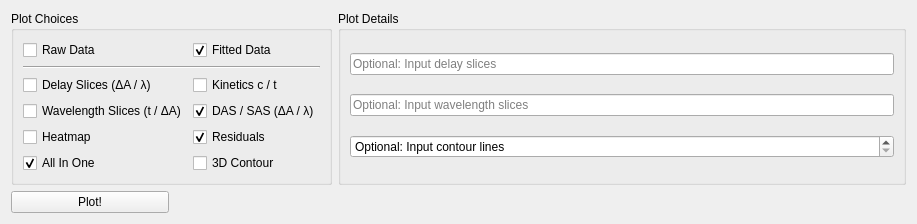
      <widget class="QWidget" name="Plotting">
       <attribute name="title">
        <string>Plotting</string>
       </attribute>
       <layout class="QGridLayout" name="gridLayout_3">
        <item row="0" column="2">
         <widget class="QGroupBox" name="Plotting_Details">
          <property name="toolTip">
           <string>&lt;html&gt;&lt;head/&gt;&lt;body&gt;&lt;p&gt;On this page further plotting details can be set. All of these are optional. If left empty, arbitrary default values will be used.&lt;/p&gt;&lt;/body&gt;&lt;/html&gt;</string>
          </property>
          <property name="title">
           <string>Plot Details</string>
          </property>
          <layout class="QGridLayout" name="gridLayout_5">
           <item row="0" column="0">
            <widget class="QLineEdit" name="plot_input_delay_slices">
             <property name="toolTip">
              <string>&lt;html&gt;&lt;head/&gt;&lt;body&gt;&lt;p&gt;Set specific delay times to plot. Only effects the &amp;quot;ΔA / λ&amp;quot;-plot.&lt;/p&gt;&lt;p&gt;If left empty resorts to default values. [Default: 4, 67, 130 ps]&lt;/p&gt;&lt;/body&gt;&lt;/html&gt;</string>
             </property>
             <property name="placeholderText">
              <string>Optional: Input delay slices</string>
             </property>
            </widget>
           </item>
           <item row="1" column="0">
            <widget class="QLineEdit" name="plot_input_wavelength_slices">
             <property name="toolTip">
              <string>&lt;html&gt;&lt;head/&gt;&lt;body&gt;&lt;p&gt;Set specific wavelengths to plot. Only effects the &amp;quot;t / ΔA&amp;quot;-plot.&lt;/p&gt;&lt;p&gt;If left empty resorts to default values. [Default: 360, 560, 700 nm]&lt;/p&gt;&lt;/body&gt;&lt;/html&gt;</string>
             </property>
             <property name="placeholderText">
              <string>Optional: Input wavelength slices</string>
             </property>
            </widget>
           </item>
           <item row="2" column="0">
            <widget class="QSpinBox" name="plot_input_contour">
             <property name="toolTip">
              <string>&lt;html&gt;&lt;head/&gt;&lt;body&gt;&lt;p&gt;Set the amount of contour lines in the heatmap. Only effects the &amp;quot;2D heatmap&amp;quot;-plot.&lt;/p&gt;&lt;p&gt;If left empty / at 0, resorts to a default value. [Default: 20]&lt;/p&gt;&lt;/body&gt;&lt;/html&gt;</string>
             </property>
             <property name="specialValueText">
              <string>Optional: Input contour lines</string>
             </property>
            </widget>
           </item>
          </layout>
         </widget>
        </item>
        <item row="0" column="0" colspan="2">
         <widget class="QGroupBox" name="Plottting_Choices">
          <property name="toolTip">
           <string>&lt;html&gt;&lt;head/&gt;&lt;body&gt;&lt;p&gt;One this page, you can choose which data to plot. You can also choose which types of plots are to be created. At least one type of data and one type of plot have to be selected.&lt;/p&gt;&lt;/body&gt;&lt;/html&gt;</string>
          </property>
          <property name="title">
           <string>Plot Choices</string>
          </property>
          <layout class="QGridLayout" name="gridLayout_6">
           <item row="0" column="0">
            <widget class="QCheckBox" name="plot_raw">
             <property name="toolTip">
              <string>If selected, plots the raw unanalysed data.</string>
             </property>
             <property name="text">
              <string>Raw Data</string>
             </property>
             <property name="checked">
              <bool>false</bool>
             </property>
            </widget>
           </item>
           <item row="0" column="1">
            <widget class="QCheckBox" name="plot_fitted">
             <property name="toolTip">
              <string>If selected, plots the analysed data.</string>
             </property>
             <property name="text">
              <string>Fitted Data</string>
             </property>
             <property name="checked">
              <bool>true</bool>
             </property>
            </widget>
           </item>
           <item row="1" column="0" colspan="2">
            <widget class="Line" name="sepatation_data_plot">
             <property name="orientation">
              <enum>Qt::Horizontal</enum>
             </property>
            </widget>
           </item>
           <item row="2" column="0">
            <widget class="QCheckBox" name="plot_delay_slices">
             <property name="toolTip">
              <string>&lt;html&gt;&lt;head/&gt;&lt;body&gt;&lt;p&gt;Plots the change of absorption against the wavelengths. Will only work, if specific wavelengths for data slicing are provided. (See after pressing &amp;quot;Next&amp;quot;.)&lt;/p&gt;&lt;p&gt;&lt;img src=&quot;:/Plots/pictures/example plots/ex_timeslice.png&quot;/&gt;&lt;/p&gt;&lt;/body&gt;&lt;/html&gt;</string>
             </property>
             <property name="text">
              <string>Delay Slices (ΔA / λ)</string>
             </property>
            </widget>
           </item>
           <item row="2" column="1">
            <widget class="QCheckBox" name="plot_kinetics">
             <property name="enabled">
              <bool>true</bool>
             </property>
             <property name="toolTip">
              <string>&lt;html&gt;&lt;head/&gt;&lt;body&gt;&lt;p&gt;Plots the concentration of each species against the delays.&lt;/p&gt;&lt;p&gt;Only enabled for if SAS is selected.&lt;/p&gt;&lt;p&gt;&lt;img src=&quot;:/Plots/pictures/example plots/ex_kinetics.png&quot;/&gt;&lt;/p&gt;&lt;/body&gt;&lt;/html&gt;</string>
             </property>
             <property name="text">
              <string>Kinetics c / t</string>
             </property>
            </widget>
           </item>
           <item row="3" column="0">
            <widget class="QCheckBox" name="plot_wavelength_slices">
             <property name="toolTip">
              <string>&lt;html&gt;&lt;head/&gt;&lt;body&gt;&lt;p&gt;Plots the delays against the change of absorption. Will only work, if specific delays for data slicing are provided. (See after pressing &amp;quot;Next&amp;quot;.)&lt;/p&gt;&lt;p&gt;&lt;img src=&quot;:/Plots/pictures/example plots/ex_waveslice.png&quot;/&gt;&lt;/p&gt;&lt;/body&gt;&lt;/html&gt;</string>
             </property>
             <property name="text">
              <string>Wavelength Slices (t / ΔA)</string>
             </property>
            </widget>
           </item>
           <item row="3" column="1">
            <widget class="QCheckBox" name="plot_das_sas">
             <property name="toolTip">
              <string>&lt;html&gt;&lt;head/&gt;&lt;body&gt;&lt;p&gt;If DAS is selected:&lt;/p&gt;&lt;p&gt;Plots the Decay Associated Spectra (DAS) with fitted lifetimes against the wavelengths.&lt;/p&gt;&lt;p&gt;If SAS is selected:&lt;/p&gt;&lt;p&gt;Plots the Species Associated Spectra (SAS) with fitted lifetimes against the wavelengths.&lt;/p&gt;&lt;p&gt;&lt;img src=&quot;:/Plots/pictures/example plots/ex_DASSAS.png&quot;/&gt;&lt;/p&gt;&lt;/body&gt;&lt;/html&gt;</string>
             </property>
             <property name="text">
              <string>DAS / SAS (ΔA / λ)</string>
             </property>
             <property name="checked">
              <bool>true</bool>
             </property>
            </widget>
           </item>
           <item row="4" column="0">
            <widget class="QCheckBox" name="plot_heatmap">
             <property name="toolTip">
              <string>&lt;html&gt;&lt;head/&gt;&lt;body&gt;&lt;p&gt;Plots the data in a heatmap.&lt;/p&gt;&lt;p&gt;&lt;img src=&quot;:/Plots/pictures/example plots/ex_heatmap.png&quot;/&gt;&lt;/p&gt;&lt;/body&gt;&lt;/html&gt;</string>
             </property>
             <property name="text">
              <string>Heatmap</string>
             </property>
            </widget>
           </item>
           <item row="4" column="1">
            <widget class="QCheckBox" name="plot_residuals">
             <property name="toolTip">
              <string>&lt;html&gt;&lt;head/&gt;&lt;body&gt;&lt;p&gt;Plots the residuals as a heatmap.&lt;/p&gt;&lt;p&gt;&lt;img src=&quot;:/Plots/pictures/example plots/ex_residuals.png&quot;/&gt;&lt;/p&gt;&lt;/body&gt;&lt;/html&gt;</string>
             </property>
             <property name="text">
              <string>Residuals</string>
             </property>
             <property name="checked">
              <bool>true</bool>
             </property>
            </widget>
           </item>
           <item row="5" column="0">
            <widget class="QCheckBox" name="plot_three_in_one">
             <property name="toolTip">
              <string>&lt;html&gt;&lt;head/&gt;&lt;body&gt;&lt;p&gt;Plots all three plots above in a single image. Will only plot the heat map if no specific delay or wavelength values ar provided.&lt;/p&gt;&lt;p&gt;&lt;img src=&quot;:/Plots/pictures/example plots/ex_all.png&quot;/&gt;&lt;/p&gt;&lt;/body&gt;&lt;/html&gt;</string>
             </property>
             <property name="text">
              <string>All In One</string>
             </property>
             <property name="checked">
              <bool>true</bool>
             </property>
            </widget>
           </item>
           <item row="5" column="1">
            <widget class="QCheckBox" name="plot_threed_contour">
             <property name="toolTip">
              <string>&lt;html&gt;&lt;head/&gt;&lt;body&gt;&lt;p&gt;Plots the data in a 3D contour plot.&lt;/p&gt;&lt;p&gt;&lt;img src=&quot;:/Plots/pictures/example plots/ex_3D.png&quot;/&gt;&lt;/p&gt;&lt;/body&gt;&lt;/html&gt;</string>
             </property>
             <property name="text">
              <string>3D Contour</string>
             </property>
            </widget>
           </item>
          </layout>
         </widget>
        </item>
        <item row="1" column="0">
         <widget class="QPushButton" name="Plotting_plot">
          <property name="text">
           <string>Plot!</string>
          </property>
         </widget>
        </item>
        <item row="1" column="1" colspan="2">
         <spacer name="spacer_plot">
          <property name="orientation">
           <enum>Qt::Horizontal</enum>
          </property>
          <property name="sizeHint" stdset="0">
           <size>
            <width>731</width>
            <height>20</height>
           </size>
          </property>
         </spacer>
        </item>
       </layout>
      </widget>
